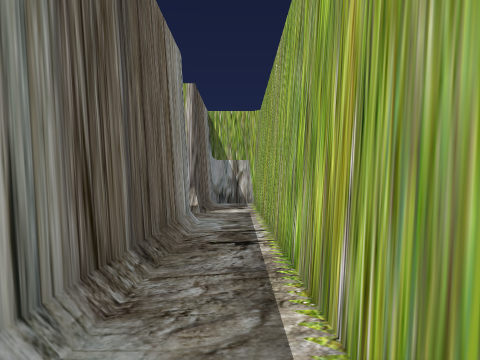
[1] (above)

21 first-person views from a walk through a Unity game level. The camera is 1.5 m above the floor, looks level and sees 70° across. The floor is counted in squares, 2 m on a side. Each view is taken from the middle of a square. On the plan, view 1 faces up. The plan holds only what a view shows up to about 11 squares ahead; the rest is blank. The place goes on beyond the plan. The player is left out.

[2]
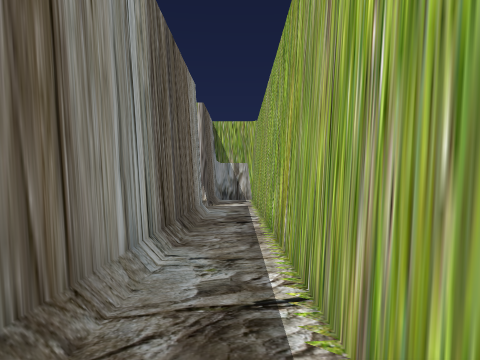

[3]
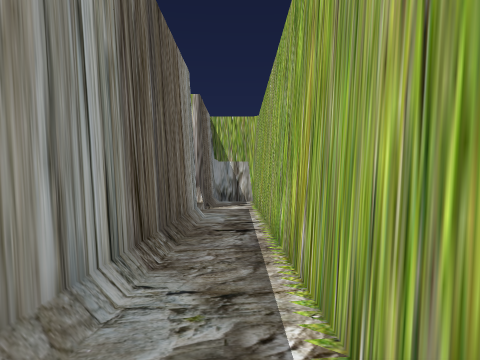

[4]
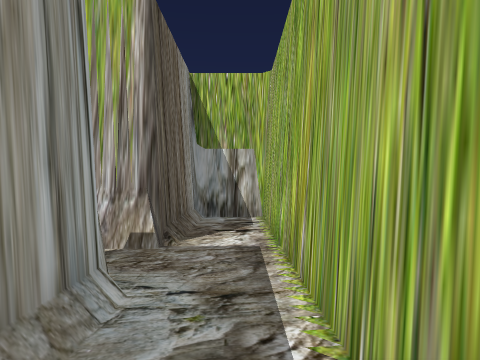

[5]
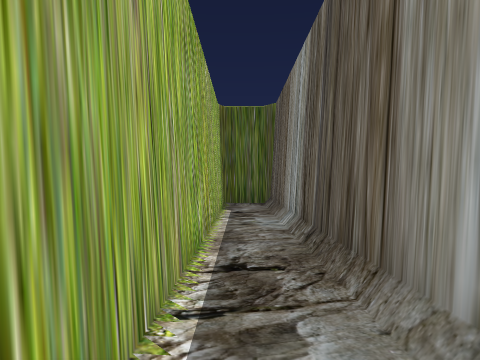

[6]
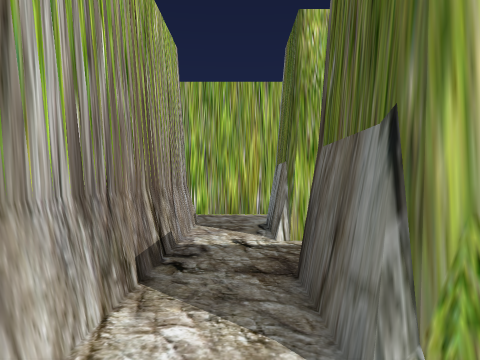

[7]
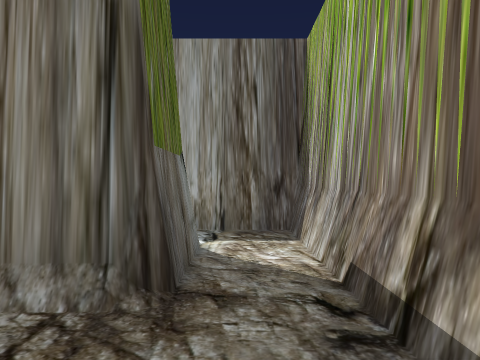

[8]
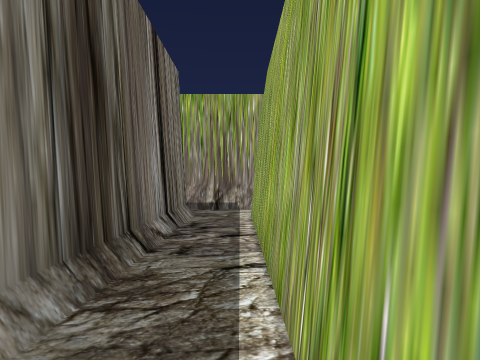

[9]
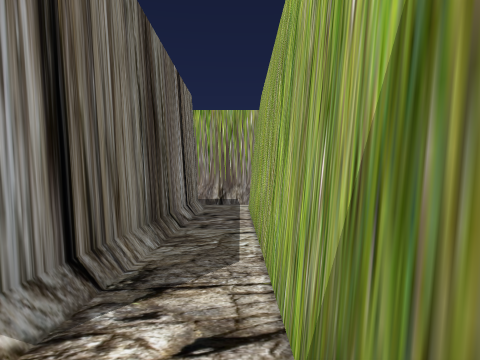

[10]
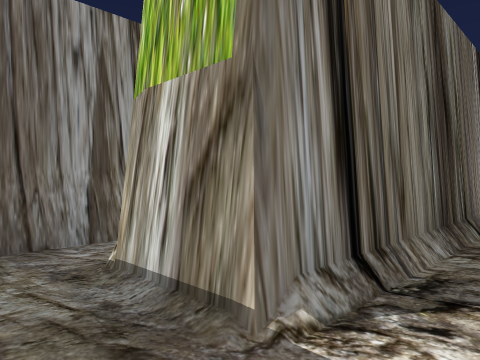

[11]
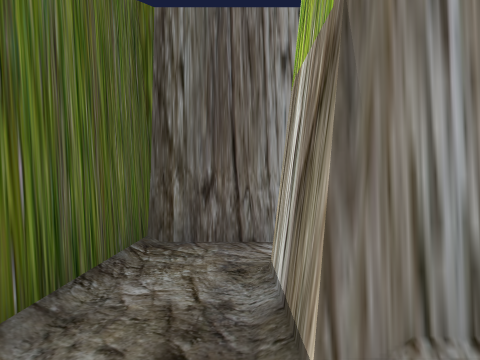

[12]
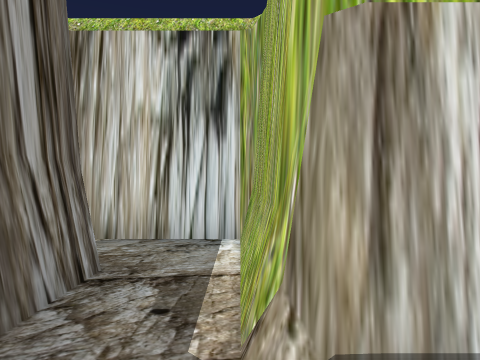

[13]
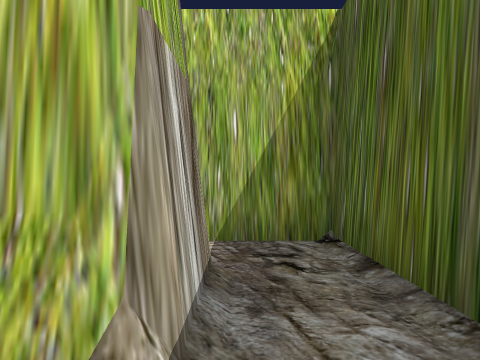

[14]
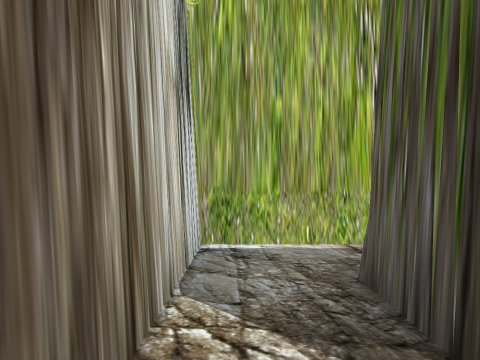

[15]
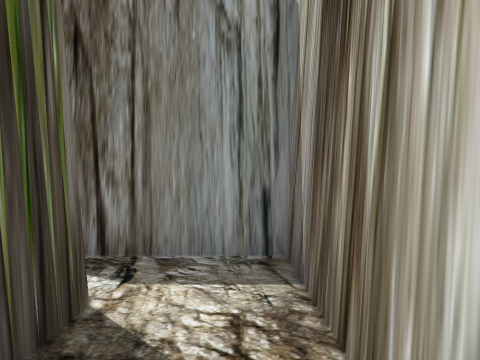

[16]
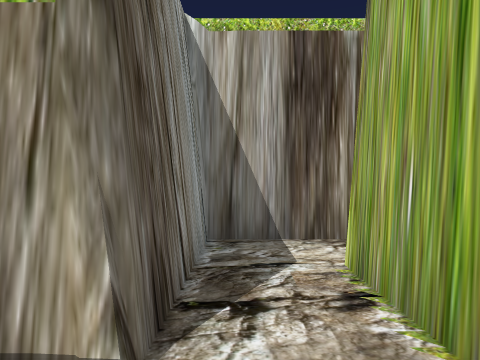

[17]
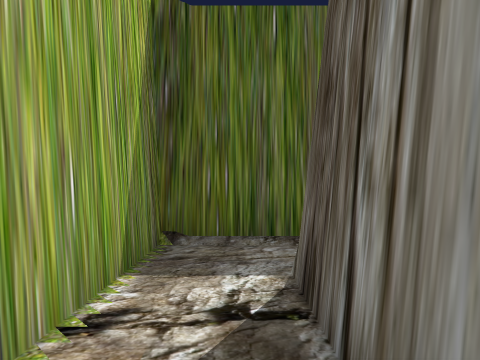

[18]
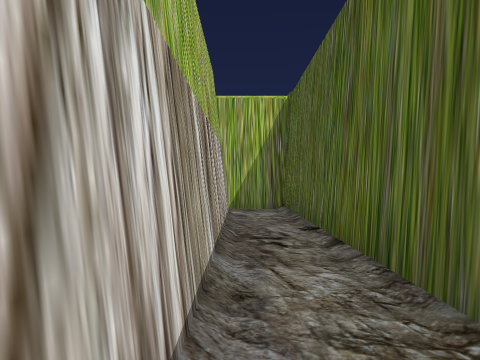

[19]
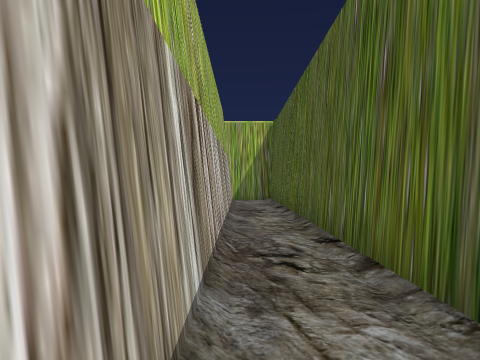

[20]
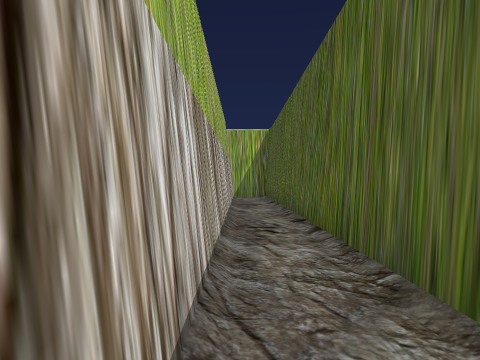

[21]
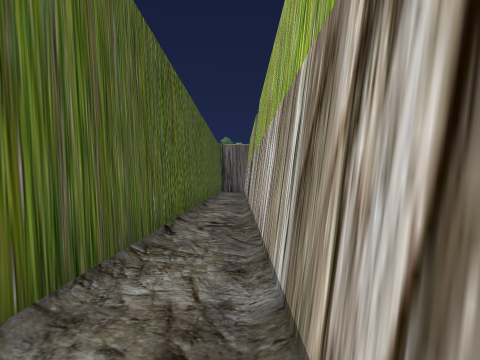

### Floor plan
Key: @ floor where view 1 was taken; # wall or solid block; . floor; / step, stairs or slope.
Columns run from 24 left of view 1 to 1 right of it. Each row starts with its distance up from view 1.
 11                        ###
 10                        #.#
  9                        #.#
  8                 ########.#
  7                 #........#
  6                 #.###.##.#
  5                     #.##.#
  4                     #.##.#
  3                     #.##.#
  2              ########.##.#
  1              #....###.##.#
  0              #.##.###.##@#
 -1 ##############.##.###.##.#
 -2 //////////////.##.....##.#
 -3 ...............##.....##.#
 -4 ##########################

Positions as (right, up) in squares from view 1, and headings:
1: (0, 0), facing up
2: (0, -2), facing up
3: (0, -1), facing up
4: (0, 4), facing up
5: (0, 7), facing down
6: (-7, 7), facing right
7: (-2, 7), facing left
8: (-3, -1), facing up
9: (-3, -3), facing up
10: (-3, -3), facing up-left
11: (-3, -2), facing left
12: (-6, -3), facing up
13: (-7, -2), facing right
14: (-10, 1), facing right
15: (-7, 1), facing left
16: (-10, -3), facing up
17: (-10, 1), facing down
18: (-18, -2), facing right
19: (-22, -2), facing right
20: (-24, -2), facing right
21: (-18, -2), facing left
